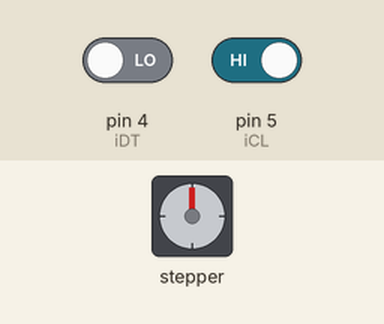
Recording of a sketch running on a simulated Arduino Uno, built with avr-gcc and run on an emulated ATmega328P. Shown: stepper motor. Inputs (shaded band) come from the test bench; at power-on: pin 5 (iCL) HIGH, pin 4 (iDT) LOW. Stepper angles assume 200 steps per turn; what the sketch prints to the serial monitor is not drawn.

Above: at 1.2 s.
1.3 s: pin 5 (iCL) driven LOW
At 1.45 s:
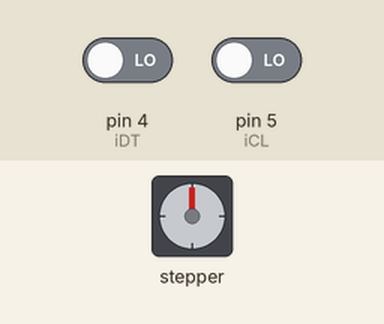
At 2.05 s:
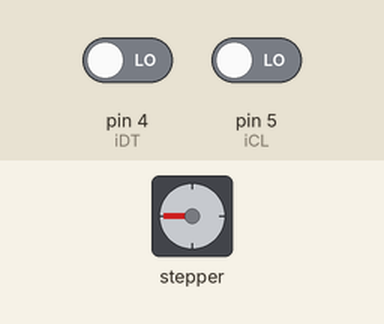
4.3 s: pin 4 (iDT) driven HIGH
At 5.06 s:
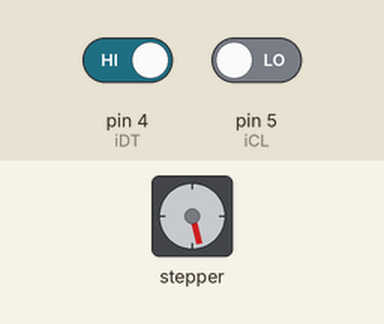
7.3 s: pin 4 (iDT) driven LOW
Timing chart, 0 to 19.3 s (numbered marks = the images above; inputs shaded):
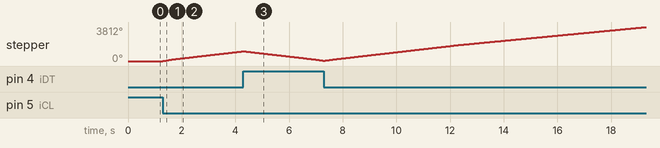

The sketch:

Stepper_Nema17_L298N_Rotary.ino
```cpp
/*
 Stepper Motor Control - speed control

 This program drives a unipolar or bipolar stepper motor.
 The motor is attached to digital pins 8 - 11 of the Arduino.
 A potentiometer is connected to analog input 0.

 The motor will rotate in a clockwise direction. The higher the potentiometer value,
 the faster the motor speed. Because setSpeed() sets the delay between steps,
 you may notice the motor is less responsive to changes in the sensor value at
 low speeds.

 Created 30 Nov. 2009
 Modified 28 Oct 2010
 by Tom Igoe

 */

#include <Stepper.h>

const int stepsPerRevolution = 200;  // change this to fit the number of steps per revolution
// for your motor


// initialize the stepper library on pins 8 through 11:
Stepper myStepper(stepsPerRevolution, 8, 9, 10, 11);

int stepCount = 0;  // number of steps the motor has taken

#define iCL 5
#define iDT 4

int pre;
int cur;
int c;

void setup() {
  pinMode(iCL, INPUT);
  pinMode(iDT, INPUT);
  Serial.begin(9600);
  pre = digitalRead(iCL);
}

void loop() {
//  int motorSpeed = map(analogRead(A0), 0, 1023, 0, 100);
  int motorSpeed = 100;

  cur = digitalRead(iCL);
  if (cur != pre) {
    int s = 0;
    if (digitalRead(iDT) != cur){ // CCW
      c--;
      s = -1;
    } else { // CW
      c ++;
      s = 1;
    }
    Serial.println(c);
    myStepper.setSpeed(motorSpeed);
    myStepper.step(s);
  }
}
```

Measured:
- after the input at 1.3 s, stepper: keeps turning clockwise at about 367°/s, starting at once
